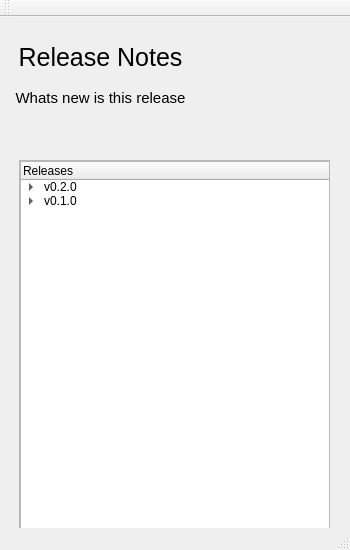
<?xml version="1.0" encoding="UTF-8"?>
<ui version="4.0">
 <class>news</class>
 <widget class="QMainWindow" name="news">
  <property name="geometry">
   <rect>
    <x>0</x>
    <y>0</y>
    <width>350</width>
    <height>550</height>
   </rect>
  </property>
  <property name="minimumSize">
   <size>
    <width>200</width>
    <height>300</height>
   </size>
  </property>
  <property name="maximumSize">
   <size>
    <width>16777215</width>
    <height>16777215</height>
   </size>
  </property>
  <property name="windowTitle">
   <string>About</string>
  </property>
  <widget class="QWidget" name="centralWidget">
   <widget class="QLabel" name="label_9">
    <property name="geometry">
     <rect>
      <x>10</x>
      <y>20</y>
      <width>181</width>
      <height>41</height>
     </rect>
    </property>
    <property name="font">
     <font>
      <pointsize>19</pointsize>
     </font>
    </property>
    <property name="text">
     <string>Release Notes</string>
    </property>
    <property name="alignment">
     <set>Qt::AlignCenter</set>
    </property>
   </widget>
   <widget class="QLabel" name="label_10">
    <property name="geometry">
     <rect>
      <x>10</x>
      <y>60</y>
      <width>181</width>
      <height>41</height>
     </rect>
    </property>
    <property name="font">
     <font>
      <pointsize>11</pointsize>
     </font>
    </property>
    <property name="text">
     <string>Whats new is this release</string>
    </property>
    <property name="alignment">
     <set>Qt::AlignCenter</set>
    </property>
   </widget>
   <widget class="QScrollArea" name="scrollArea">
    <property name="geometry">
     <rect>
      <x>19</x>
      <y>143</y>
      <width>311</width>
      <height>371</height>
     </rect>
    </property>
    <property name="widgetResizable">
     <bool>true</bool>
    </property>
    <widget class="QWidget" name="scrollAreaWidgetContents">
     <property name="geometry">
      <rect>
       <x>0</x>
       <y>0</y>
       <width>307</width>
       <height>367</height>
      </rect>
     </property>
     <widget class="QTreeWidget" name="treeWidget">
      <property name="geometry">
       <rect>
        <x>0</x>
        <y>0</y>
        <width>311</width>
        <height>371</height>
       </rect>
      </property>
      <column>
       <property name="text">
        <string>Releases</string>
       </property>
       <property name="foreground">
        <brush brushstyle="SolidPattern">
         <color alpha="255">
          <red>0</red>
          <green>0</green>
          <blue>0</blue>
         </color>
        </brush>
       </property>
      </column>
      <item>
       <property name="text">
        <string>v0.2.0</string>
       </property>
       <property name="foreground">
        <brush brushstyle="NoBrush">
         <color alpha="255">
          <red>0</red>
          <green>0</green>
          <blue>0</blue>
         </color>
        </brush>
       </property>
       <item>
        <property name="text">
         <string>Logging to CSV file</string>
        </property>
       </item>
       <item>
        <property name="text">
         <string>Plot CSV file with external python script</string>
        </property>
       </item>
       <item>
        <property name="text">
         <string>Add doxygen HTML documentation</string>
        </property>
       </item>
      </item>
      <item>
       <property name="text">
        <string>v0.1.0</string>
       </property>
       <item>
        <property name="text">
         <string>Menu Bar</string>
        </property>
       </item>
       <item>
        <property name="text">
         <string>About Menu</string>
        </property>
       </item>
       <item>
        <property name="text">
         <string>News Menu</string>
        </property>
       </item>
       <item>
        <property name="text">
         <string>Thermocouple Simulation</string>
        </property>
       </item>
       <item>
        <property name="text">
         <string>Pressure Transducer Simulation</string>
        </property>
       </item>
       <item>
        <property name="text">
         <string>Dynamic Warning Messages</string>
        </property>
       </item>
       <item>
        <property name="text">
         <string>Warning Suppression</string>
        </property>
       </item>
      </item>
     </widget>
    </widget>
   </widget>
  </widget>
  <widget class="QToolBar" name="mainToolBar">
   <attribute name="toolBarArea">
    <enum>TopToolBarArea</enum>
   </attribute>
   <attribute name="toolBarBreak">
    <bool>false</bool>
   </attribute>
  </widget>
  <widget class="QStatusBar" name="statusBar"/>
  <action name="actionAbout">
   <property name="text">
    <string>&amp;About</string>
   </property>
  </action>
  <action name="actionExit">
   <property name="text">
    <string>&amp;Exit</string>
   </property>
  </action>
 </widget>
 <layoutdefault spacing="6" margin="11"/>
 <resources/>
 <connections>
  <connection>
   <sender>actionExit</sender>
   <signal>triggered()</signal>
   <receiver>news</receiver>
   <slot>close()</slot>
   <hints>
    <hint type="sourcelabel">
     <x>-1</x>
     <y>-1</y>
    </hint>
    <hint type="destinationlabel">
     <x>639</x>
     <y>359</y>
    </hint>
   </hints>
  </connection>
 </connections>
</ui>
